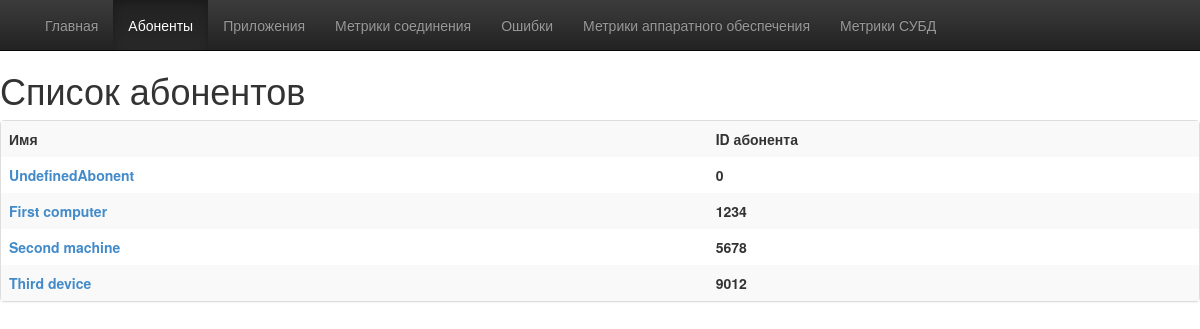
/abonents/, run on the app's committed database.
### abonents/models.py (models this page shows, shortened)
class Abonent(models.Model):
    computer_id = models.BigIntegerField(primary_key=True)
    name = models.TextField(max_length=50)

### abonents/views.py (the view)
def main_view(request):
    abonents_list = Abonent.objects.order_by('computer_id')
    t = get_template('abonents/index.html')
    html = t.render(Context({'abonents_list': abonents_list}))
    return HttpResponse(html)

### abonents/templates/abonents/index.html (shortened to what this page needs)
<!DOCTYPE HTML PUBLIC "-//W3C//DTD HTML 4.01 Transitional//EN"
        "http://www.w3.org/TR/html4/loose.dtd">
<html>
<head>
    {% load staticfiles %}
    <link rel="stylesheet" href="{% static 'abonents/index.css' %}">
    <link rel="stylesheet" href="{% static 'mainpage/dist/css/bootstrap.min.css' %}">
    <link rel="stylesheet" href="{% static 'mainpage/dist/css/bootstrap-theme.min.css' %}">
</head>
<body style="">
    <div class="navbar navbar-inverse navbar-fixed-top" role="navigation">
        <div class="container">
            <div class="navbar-collapse collapse" style="height: 1px;">
                <ul class="nav navbar-nav">
                    <li><a href="..">Главная</a></li>
                    <li class="active"><a href="../abonents">Абоненты</a></li>
                    <li><a href="../apps">Приложения</a></li>
                    <li><a href="../connection_metrics">Метрики соединения</a></li>
                    <li><a href="../errors">Ошибки</a></li>
                    <li><a href="../hardware_metrics">Метрики аппаратного обеспечения</a></li>
                    <li><a href="../database_metrics">Метрики СУБД</a></li>
                </ul>
            </div>
        </div>
    </div>
    <div class="container-fluid">
    <h1>Список абонентов</h1>
    <div class="starter-template panel panel-default">
    {% if abonents_list %}
    <table class="table table-striped">
    <tr class="table_header">
        <th>Имя</th>
        <th>ID абонента</th>
    </tr>
    {% for abonent in abonents_list %}
        <tr>
            <th><a href="{{ abonent.computer_id }}">{{ abonent.name }}</a></th>
            <th>{{ abonent.computer_id }}</th>
        </tr>
    {% endfor %}
    </table>
    {% else %}
        <p>No abonents was found</p>
    {% endif %}
    </div>
</div>
</body>
</html>

### abonents/static/abonents/index.css (style rules this page uses)
body { padding-top:50px }
h1 { margin: auto; }
.table { margin: auto; }
.table-striped { margin: auto; }

### data on the page
Abonent: name "UndefinedAbonent", computer_id "0"
Abonent: name "First computer", computer_id "1234"
Abonent: name "Second machine", computer_id "5678"
Abonent: name "Third device", computer_id "9012"
